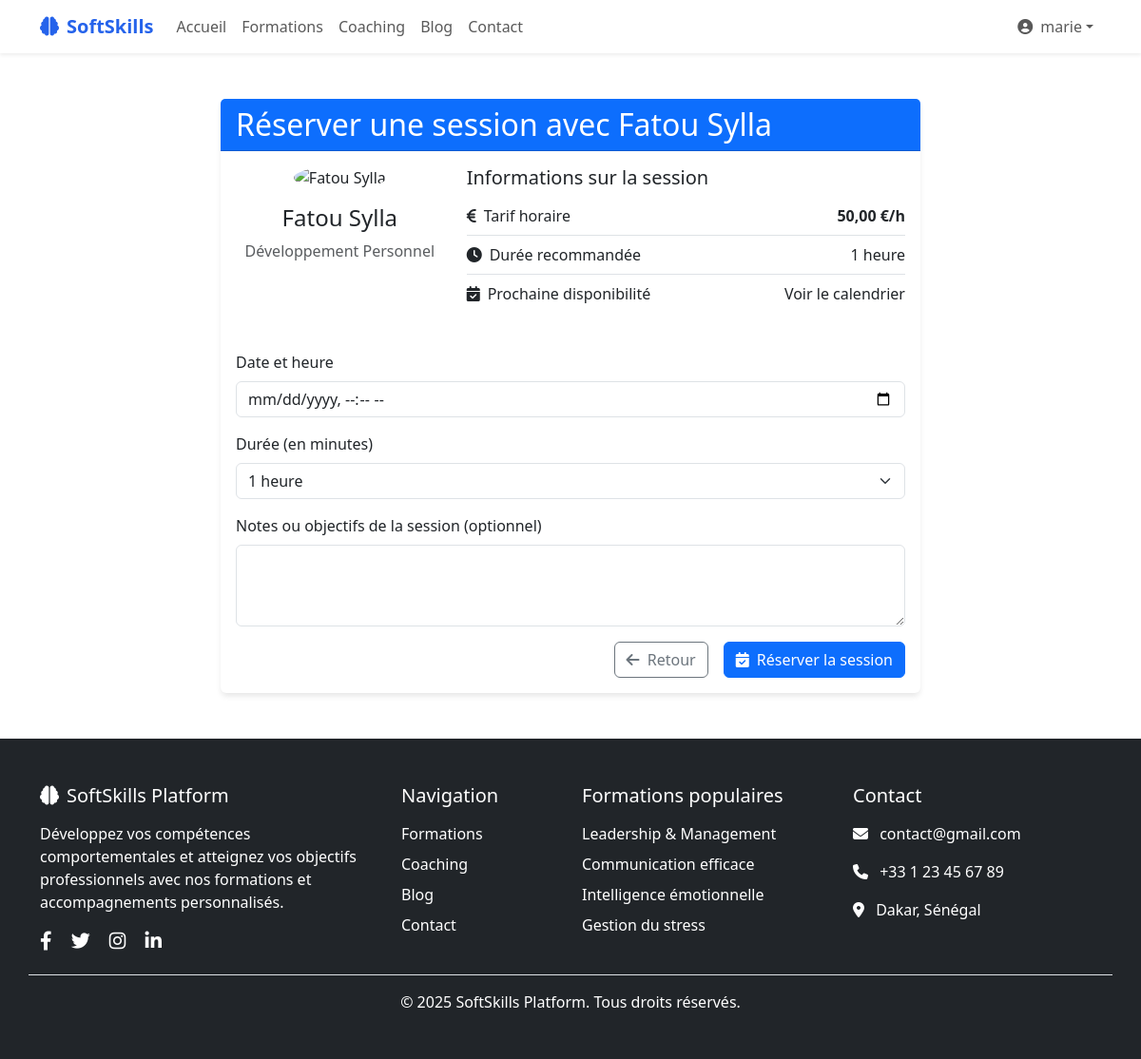
The page /coaching/book-session/2/ (signed in) on the database its author committed.
### users/models.py (models this page shows, shortened)
class CustomUser(AbstractUser):
    phone = models.CharField(_('phone number'), max_length=20, blank=True)
    profile_picture = models.ImageField(
        upload_to='profile_pics/',
        null=True,
        blank=True
    )
    bio = models.TextField(_('bio'), max_length=500, blank=True)
    is_subscribed = models.BooleanField(_('abonné'), default=False)
    subscription_end_date = models.DateTimeField(
        _('date de fin d\'abonnement'),
        null=True,
        blank=True
    )
    class Meta:
        db_table = 'users_customuser'
        verbose_name = _('user')
        verbose_name_plural = _('users')

### coaching/models.py (models this page shows, shortened)
class Coach(models.Model):
    user = models.OneToOneField(
        'users.CustomUser',
        on_delete=models.CASCADE,
        related_name='coach_profile',
        verbose_name=_('utilisateur')
    )
    specialization = models.CharField(_('spécialisation'), max_length=200)
    experience_years = models.PositiveIntegerField(_('années d\'expérience'))
    bio = models.TextField(_('biographie'))
    hourly_rate = models.DecimalField(
        _('tarif horaire'),
        max_digits=10,
        decimal_places=2
    )
    is_available = models.BooleanField(_('disponible'), default=True)
    rating = models.DecimalField(
        _('note moyenne'),
        max_digits=3,
        decimal_places=2,
        default=0.00
    )
    created_at = models.DateTimeField(_('créé le'), auto_now_add=True)
    updated_at = models.DateTimeField(_('modifié le'), auto_now=True)
    class Meta:
        verbose_name = _('coach')
        verbose_name_plural = _('coachs')

### coaching/views.py (the view, shortened to what this page needs)
# urls.py: path('book-session/<int:coach_id>/', views.book_session, name='book_session'),
@login_required
def book_session(request, coach_id):
    coach = get_object_or_404(Coach, id=coach_id)
    return render(request, 'coaching/book_session.html', {
        'coach': coach,
        'now': timezone.now().strftime('%Y-%m-%dT%H:%M')
    })

### templates/coaching/book_session.html (shortened to what this page needs)
{% extends 'base.html' %}
{% block content %}
<div class="container my-5">
    <div class="row justify-content-center">
        <div class="col-md-8">
            <div class="card">
                <div class="card-header bg-primary text-white">
                    <h2 class="mb-0">Réserver une session avec {{ coach.user.get_full_name }}</h2>
                </div>
                <div class="card-body">
                    <div class="row mb-4">
                        <div class="col-md-4 text-center">
                            {% if coach.user.profile_picture %}
                            <img src="{{ coach.user.profile_picture.url }}"
                                 alt="{{ coach.user.get_full_name }}"
                                 class="rounded-circle img-fluid mb-3" style="width: 150px;">
                            {% else %}
                            <img src="/static/images/default-avatar.png"
                                 alt="{{ coach.user.get_full_name }}"
                                 class="rounded-circle img-fluid mb-3" style="width: 150px;">
                            {% endif %}
                            <h4>{{ coach.user.get_full_name }}</h4>
                            <p class="text-muted">{{ coach.specialization }}</p>
                        </div>
                        <div class="col-md-8">
                            <h5>Informations sur la session</h5>
                            <ul class="list-group list-group-flush mb-3">
                                <li class="list-group-item d-flex justify-content-between align-items-center px-0">
                                    <span><i class="fas fa-euro-sign me-2"></i>Tarif horaire</span>
                                    <span class="fw-bold">{{ coach.hourly_rate }} €/h</span>
                                </li>
                                <li class="list-group-item d-flex justify-content-between align-items-center px-0">
                                    <span><i class="fas fa-clock me-2"></i>Durée recommandée</span>
                                    <span>1 heure</span>
                                </li>
                                <li class="list-group-item d-flex justify-content-between align-items-center px-0">
                                    <span><i class="fas fa-calendar-check me-2"></i>Prochaine disponibilité</span>
                                    <span>Voir le calendrier</span>
                                </li>
                            </ul>
                        </div>
                    </div>
                    <form method="post" class="needs-validation" novalidate>
                        <div class="mb-3">
                            <label for="session_date" class="form-label">Date et heure</label>
                            <input type="datetime-local" class="form-control" id="session_date" name="session_date" required>
                        </div>
                        <div class="mb-3">
                            <label for="duration" class="form-label">Durée (en minutes)</label>
                            <select class="form-select" id="duration" name="duration" required>
                                <option value="60" selected>1 heure</option>
                            </select>
                        </div>
                        <div class="mb-3">
                            <label for="notes" class="form-label">Notes ou objectifs de la session (optionnel)</label>
                            <textarea class="form-control" id="notes" name="notes" rows="3"></textarea>
                        </div>
                        <div class="d-grid gap-2 d-md-flex justify-content-md-end">
                            <a href="{% url 'coaching:coach_detail' coach.id %}" class="btn btn-outline-secondary me-md-2">
                                <i class="fas fa-arrow-left me-1"></i> Retour
                            </a>
                            <button type="submit" class="btn btn-primary">
                                <i class="fas fa-calendar-check me-1"></i> Réserver la session
                            </button>
                        </div>
                    </form>
                </div>
            </div>
        </div>
    </div>
</div>
{% endblock %}

### templates/base.html (shortened to what this page needs)
<!DOCTYPE html>
<html lang="fr">
<head>
    <link href="https://cdn.jsdelivr.net/npm/bootstrap@5.3.0/dist/css/bootstrap.min.css" rel="stylesheet">
    <link rel="stylesheet" href="https://cdnjs.cloudflare.com/ajax/libs/font-awesome/6.4.0/css/all.min.css">
</head>
<body>
    <nav class="navbar navbar-expand-lg navbar-light bg-white shadow-sm">
        <div class="container">
            <a class="navbar-brand" href="{% url 'courses:home' %}">
                <i class="fas fa-brain me-2"></i>SoftSkills
            </a>
            <div class="collapse navbar-collapse" id="navbarNav">
                <ul class="navbar-nav me-auto">
                    <li class="nav-item">
                        <a class="nav-link" href="{% url 'courses:home' %}">Accueil</a>
                    </li>
                    <li class="nav-item">
                        <a class="nav-link" href="{% url 'courses:course_list' %}">Formations</a>
                    </li>
                    <li class="nav-item">
                        <a class="nav-link" href="{% url 'coaching:coach_list' %}">Coaching</a>
                    </li>
                    <li class="nav-item">
                        <a class="nav-link" href="{% url 'blog:post_list' %}">Blog</a>
                    </li>
                    <li class="nav-item">
                        <a class="nav-link" href="{% url 'contact:contact' %}">Contact</a>
                    </li>
                </ul>
                <ul class="navbar-nav">
                    {% if user.is_authenticated %}
                        <li class="nav-item dropdown">
                            <a class="nav-link dropdown-toggle d-flex align-items-center" href="#" id="userDropdown" role="button" data-bs-toggle="dropdown" aria-expanded="false">
                                {% if user.profile_picture %}
                                    <img src="{{ user.profile_picture.url }}" alt="Photo de profil" class="profile-img me-2">
                                {% else %}
                                    <i class="fas fa-user-circle me-2"></i>
                                {% endif %}
                                {{ user.first_name|default:user.email|truncatechars:15 }}
                            </a>
                        </li>
                    {% endif %}
                </ul>
            </div>
        </div>
    </nav>
    <main>
        {% block content %}{% endblock %}
    </main>
    <footer class="bg-dark text-white py-5">
        <div class="container">
            <div class="row g-4">
                <div class="col-md-4">
                    <h5 class="mb-3"><i class="fas fa-brain me-2"></i>SoftSkills Platform</h5>
                    <p>Développez vos compétences comportementales et atteignez vos objectifs professionnels avec nos formations et accompagnements personnalisés.</p>
                    <div class="mt-3">
                        <a href="#" class="text-white me-3" aria-label="Facebook"><i class="fab fa-facebook-f fa-lg"></i></a>
                        <a href="#" class="text-white me-3" aria-label="Twitter"><i class="fab fa-twitter fa-lg"></i></a>
                        <a href="#" class="text-white me-3" aria-label="Instagram"><i class="fab fa-instagram fa-lg"></i></a>
                        <a href="#" class="text-white" aria-label="LinkedIn"><i class="fab fa-linkedin-in fa-lg"></i></a>
                    </div>
                </div>
                <div class="col-md-2">
                    <h5 class="mb-3">Navigation</h5>
                    <ul class="list-unstyled">
                        <li class="mb-2"><a href="{% url 'courses:course_list' %}" class="text-white text-decoration-none">Formations</a></li>
                        <li class="mb-2"><a href="{% url 'coaching:coach_list' %}" class="text-white text-decoration-none">Coaching</a></li>
                        <li class="mb-2"><a href="{% url 'blog:post_list' %}" class="text-white text-decoration-none">Blog</a></li>
                        <li><a href="#" class="text-white text-decoration-none">Contact</a></li>
                    </ul>
                </div>
                <div class="col-md-3">
                    <h5 class="mb-3">Formations populaires</h5>
                    <ul class="list-unstyled">
                        <li class="mb-2">Leadership & Management</li>
                        <li class="mb-2">Communication efficace</li>
                        <li class="mb-2">Intelligence émotionnelle</li>
                        <li>Gestion du stress</li>
                    </ul>
                </div>
                <div class="col-md-3">
                    <h5 class="mb-3">Contact</h5>
                    <ul class="list-unstyled">
                        <li class="mb-3">
                            <i class="fas fa-envelope me-2"></i>
                            <a href="mailto:contact@gmail.com" class="text-white text-decoration-none">contact@gmail.com</a>
                        </li>
                        <li class="mb-3">
                            <i class="fas fa-phone me-2"></i>
                            <a href="tel:+33123456789" class="text-white text-decoration-none">+33 1 23 45 67 89</a>
                        </li>
                        <li>
                            <i class="fas fa-map-marker-alt me-2"></i>
                            <span>Dakar, Sénégal</span>
                        </li>
                    </ul>
                </div>
            </div>
            <div class="row mt-4 pt-3 border-top">
                <div class="col-12 text-center">
                    <p class="mb-0">&copy; 2025 SoftSkills Platform. Tous droits réservés.</p>
                </div>
            </div>
        </div>
    </footer>
</body>
</html>

### templates/base.html (style rules this page uses)
:root { --primary-color: #2563eb; --secondary-color: #10b981; --accent-color: #f59e0b; }
.navbar-brand { font-weight: 700; color: var(--primary-color) !important; }
.card { border: none; box-shadow: 0 4px 6px -1px rgba(0, 0, 0, 0.1); transition: transform 0.2s ease-in-out; }

### rows shown on the page
CustomUser: first_name "marie"
Coach: user.get_full_name "Fatou Sylla", specialization "Développement Personnel", hourly_rate "50,00"
